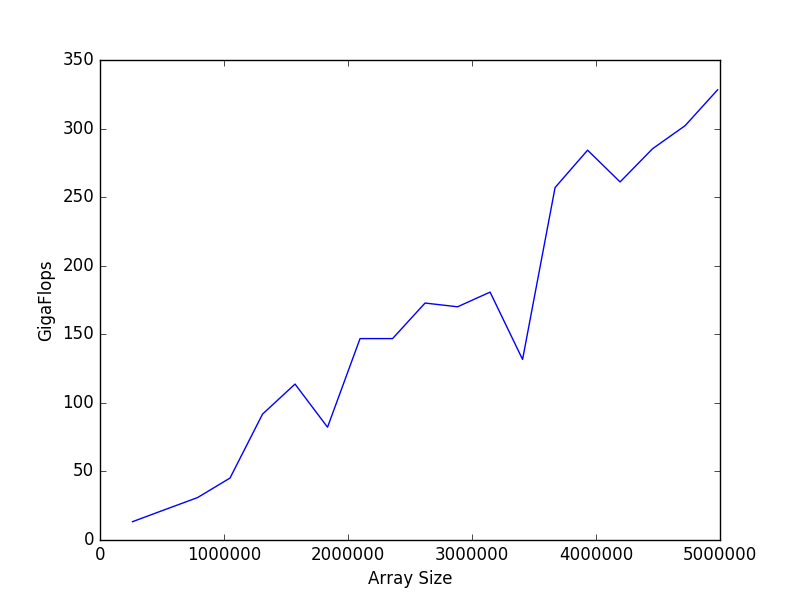

Recreate this plot in Python.
# -*- coding: utf-8 -*-
"""
Created on Tue Apr 19 16:03:42 2016

@author: Michael
"""


import numpy as np
import matplotlib.pyplot as plt
import matplotlib.patches as mpatches

def Local(inp, output,output2):
    data = np.genfromtxt(inp, delimiter=',', dtype=np.float)
    Mult = []
    MultAdd = []
    x = []
    for row in data:
        Mult.append(row[2]*10)
        MultAdd.append(row[3]*10)
        x.append(row[1])
    plt.plot(x,Mult,'b')
    plt.plot(x,MultAdd,'g')
    plt.ylabel("GigaFlops")
    plt.xlabel("Local Size")
    l = []
    l.append(mpatches.Patch(color='b',label='Multiplication'))
    l.append(mpatches.Patch(color='g',label='Multiplication and Addition'))
    plt.xlim(8,512)    
    plt.savefig(output)
    plt.clf()
    plt.legend(handles=l)
    plt.savefig(output2)
    plt.clf()

def Global(inp, output,output2):
    data = np.genfromtxt(inp, delimiter=',', dtype=np.float)

    Mult = []
    MultAdd = []
    x = []
    for row in data:
        Mult.append(row[2]*10)
        MultAdd.append(row[3]*10)
        x.append(row[0])
    plt.plot(x,Mult,'b')
    plt.plot(x,MultAdd,'g')
    plt.ylabel("GigaFlops")
    plt.xlabel("Global Size")
    l = []
    l.append(mpatches.Patch(color='b',label='Multiplication'))
    l.append(mpatches.Patch(color='g',label='Multiplication and Addition'))   
    plt.savefig(output)
    plt.clf()
    plt.legend(handles=l)
    plt.savefig(output2)
    plt.clf()
    
def Redux(inp, output,output2):
    data = np.genfromtxt(inp, delimiter=',', dtype=np.float)
    redux = []
    x = []
    for row in data:
        redux.append(row[4])
        x.append(row[0])
    plt.plot(x,redux,'b')
    plt.ylabel("GigaFlops")
    plt.xlabel("Array Size")
    l = []
    l.append(mpatches.Patch(color='b',label='Reduction'))
    plt.savefig(output)
    plt.clf()
    plt.legend(handles=l)
    plt.savefig(output2)
    plt.clf()

def main():
    Redux("global.csv","plot.png","leg.png")
    Local("local.csv","plot2.png","leg2.png")
    Global("global.csv","plot3.png","leg3.png")

if __name__ == '__main__':
    main()
    exit(0)